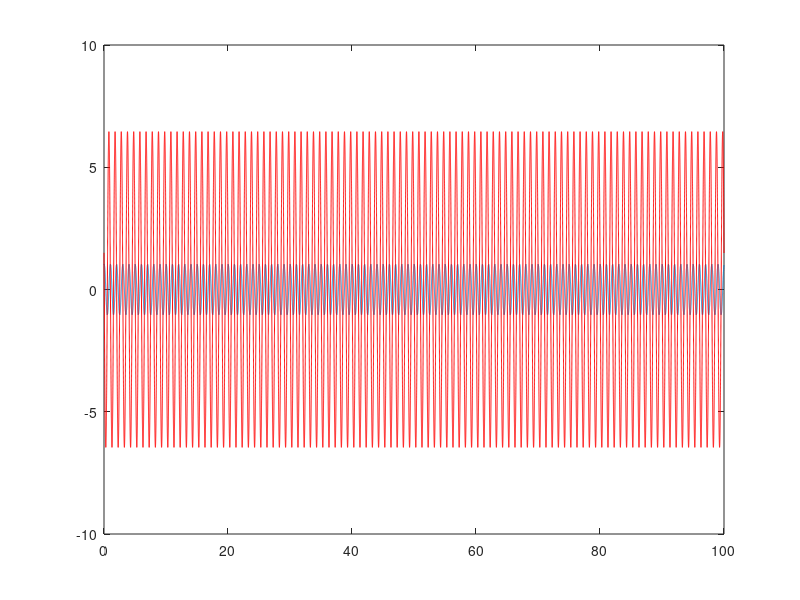

MATLAB code to generate this figure:
clear all
tau = 0.001 ;
tot_time = 100 ;
tot_ts = tot_time/tau ;
w = 2*pi ;
y = zeros(2,(tot_ts+1) ) ;

y(1,1) = 1 ;
y(2,1) = 1.5 ;

for k = 1:tot_ts
    y(2,k+1) = y(2,k) - tau*w*w*y(1,k) ;
    y(1,k+1) = y(1,k) + tau*y(2,k+1) ;
end

figure; plot(0:tau:tot_time, y(1,:) ) ; hold on ; plot(0:tau:tot_time, y(2,:) , 'r')
